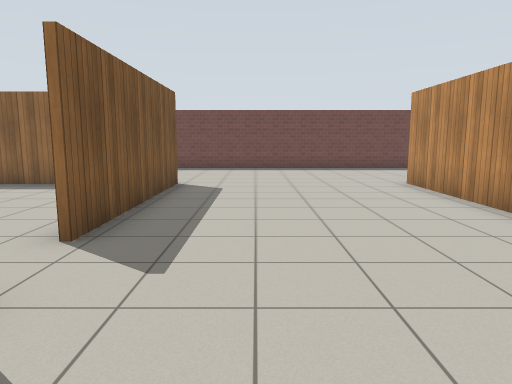
View 1 (above)

16 first-person views from a walk through a robot-simulator world made for Gazebo. The camera is 1.2 m above the floor, tilts 8° down and sees 70° across. The floor is counted in squares, 1 m on a side. Each view is taken from the middle of a square. On the plan, view 1 faces up. The plan holds only what a view shows up to about 14 squares ahead; the rest is blank. Gazebo's built-in surfaces are drawn with simple patterns.

View 2
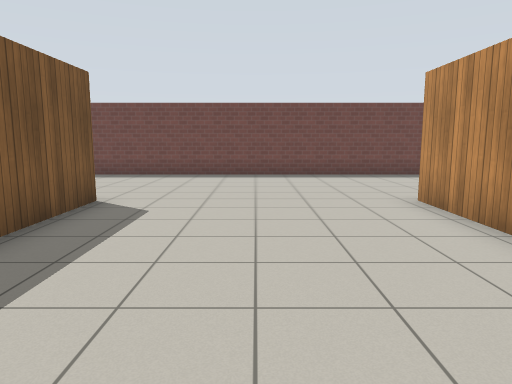

View 3
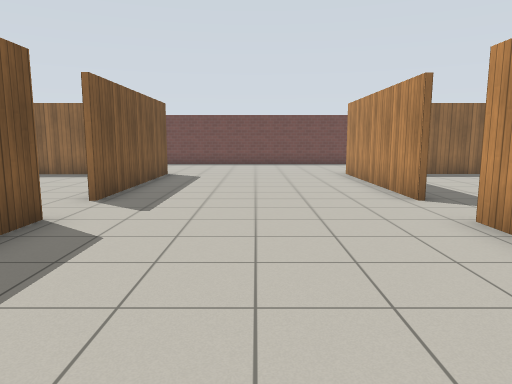

View 4
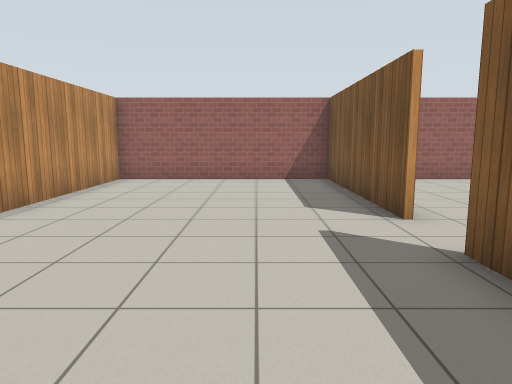

View 5
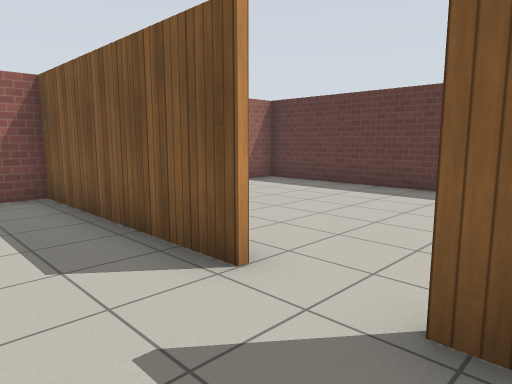

View 6
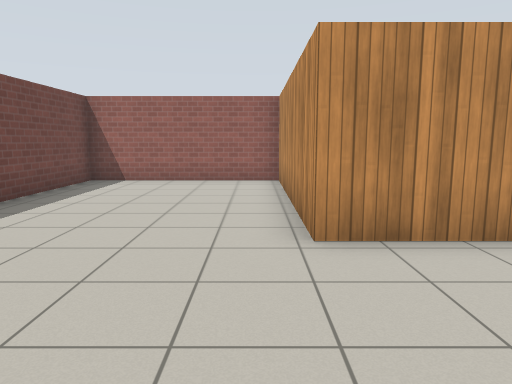

View 7
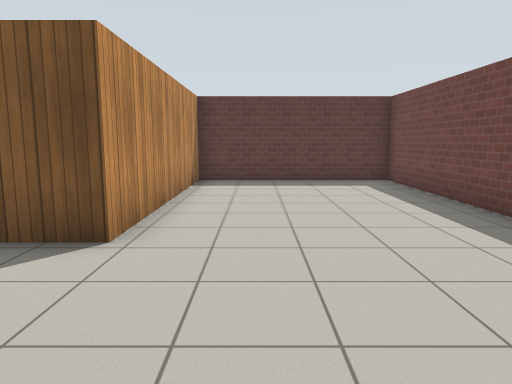

View 8
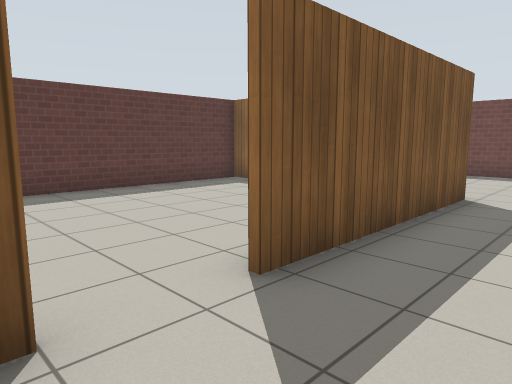

View 9
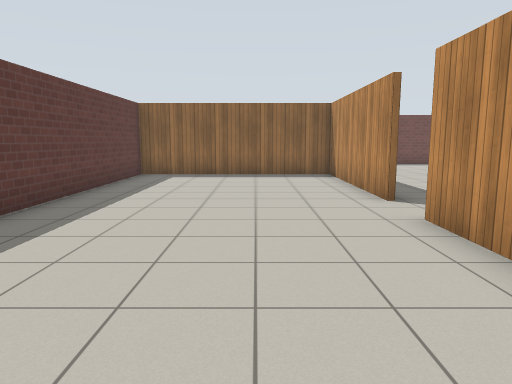

View 10
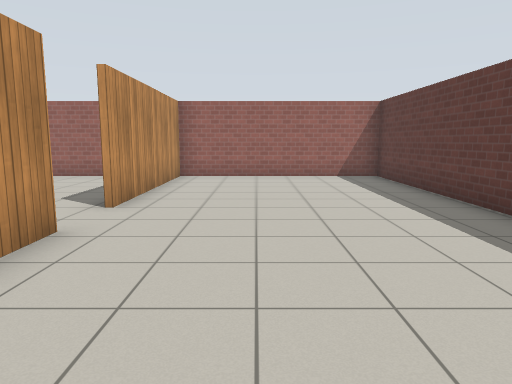

View 11
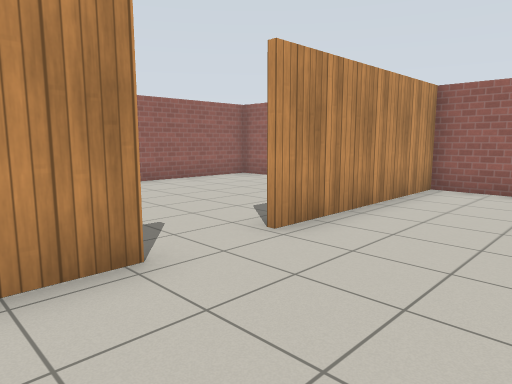

View 12
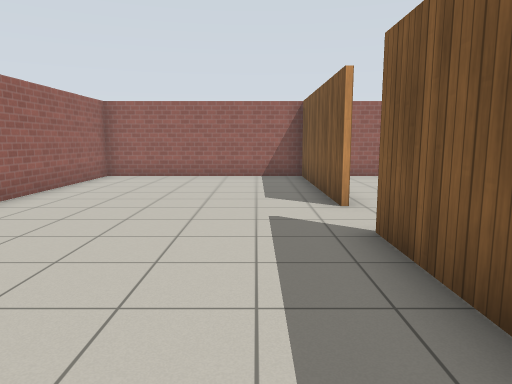

View 13
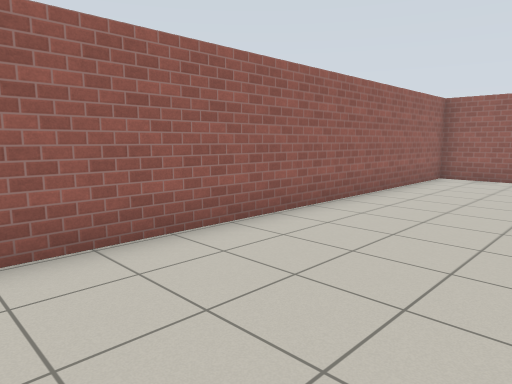

View 14
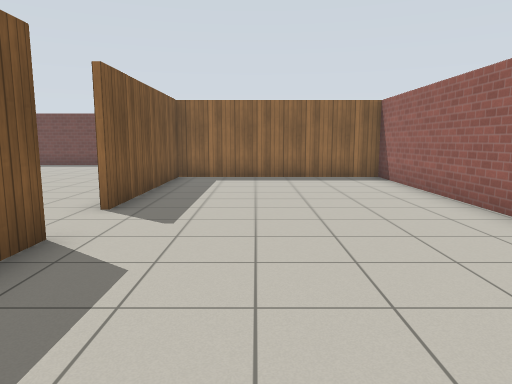

View 15
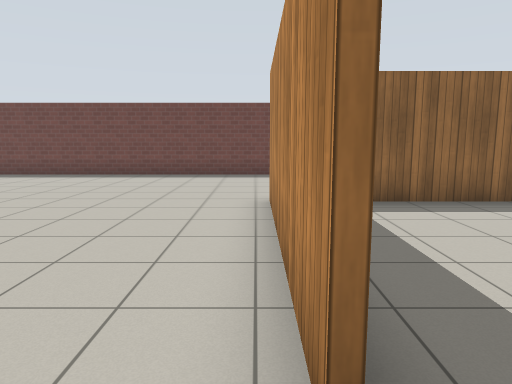

View 16
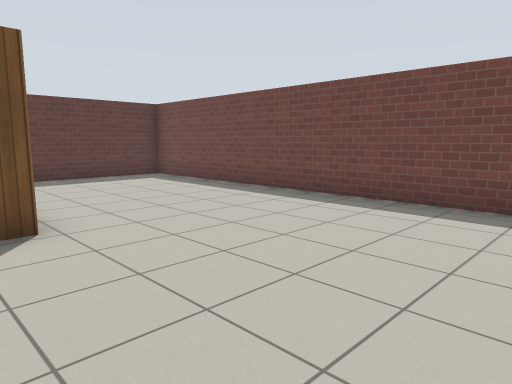

### Floor plan
Points are (right, up) in squares from view 1. A wall is a line through its corners. A room is listed if a view was taken in it or the views show most of it. See-through windows are left out.
Room 1 (views 1, 2, 3, 4, 5, 6, 7, 8, 11, 16)
walls: (4.3, 4.2) (4.3, 10.3) (11.1, 10.3); (-2.2, 2.5) (-2.2, -3.5); (11.1, 10) (11.1, 16) (-9.1, 16) (-9.1, 10.3) (-2.2, 10.3) (-2.2, 4.2); (-2.1, -3.4) (4.1, -3.4); (4.3, -3.5) (4.3, 2.4)
ways out: opening at (-2, 3.5) to room 2; opening at (4, 3.5) to room 3
Room 2 (views 9, 10)
walls: (-2.4, 4.2) (-2.4, 10.1) (-9.1, 10.1) (-9.1, -3.4) (-2.1, -3.4); (-2.4, -3.5) (-2.4, 2.5)
ways out: opening at (-2, 3.5) to room 1
Room 3 (views 12, 13, 14, 15)
walls: (4.4, 2.4) (4.4, -3.5); (4.1, -3.4) (11.1, -3.4) (11.1, 10); (11.1, 10.1) (4.4, 10.1) (4.4, 4.2)
ways out: opening at (4, 3.5) to room 1

Where each view was taken, in squares from view 1:
view 1: 0 up, 0 right, facing up
view 2: 3 up, 1 right, facing up
view 3: 3 down, 1 right, facing up
view 4: 8 up, 0 right, facing down
view 5: 5 up, 0 right, facing down-left
view 6: 11 up, 0 right, facing right
view 7: 12 up, 2 right, facing left
view 8: 2 up, 0 right, facing up-left
view 9: 3 down, 5 left, facing up
view 10: 9 up, 5 left, facing down
view 11: 6 up, 1 right, facing down-right
view 12: 9 up, 6 right, facing down
view 13: 9 up, 7 right, facing down-right
view 14: 2 down, 7 right, facing up
view 15: 3 up, 4 right, facing up
view 16: 9 up, 3 right, facing up-left
